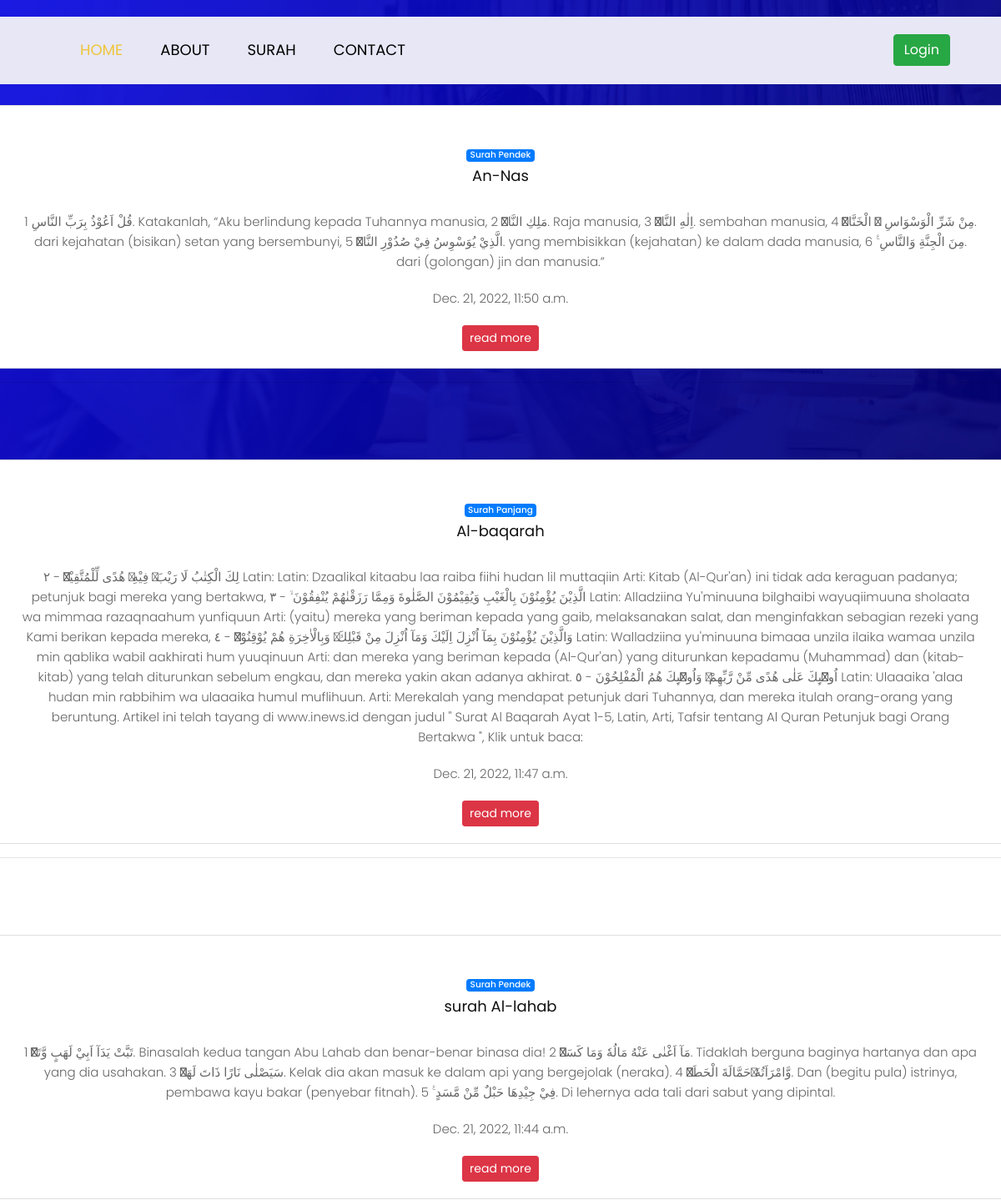
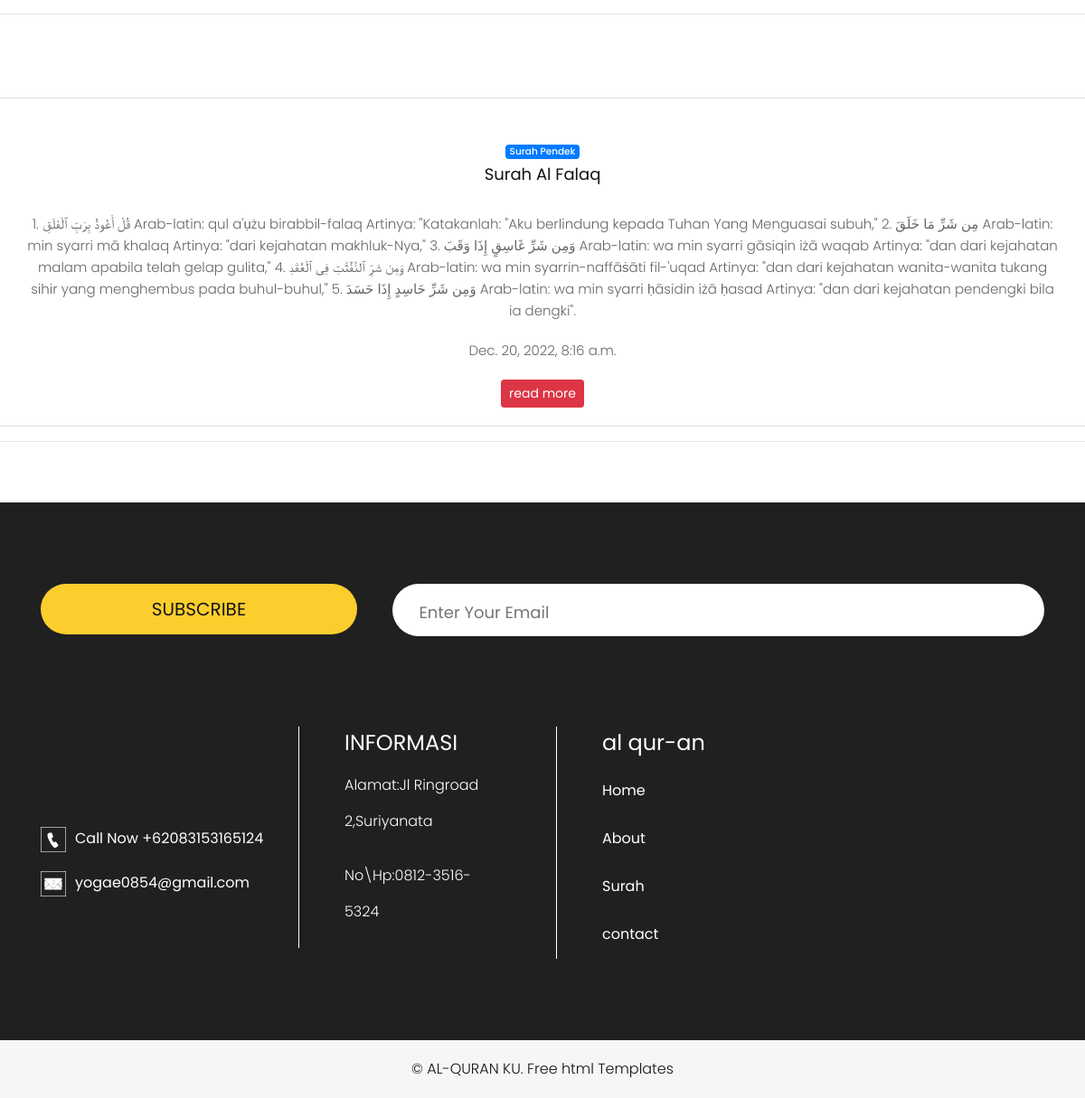
The app's page /pengajian with its own data (2 pictures, top to bottom).
### blog/models.py (models this page shows, shortened)
class Surah(models.Model):
    nama = models.CharField(max_length=100, blank=True, null=True)
    judul = models.CharField(max_length=100)
    body = models.TextField()
    kategory = models.ForeignKey(Kategori, on_delete=models.CASCADE)
    date = models.DateTimeField(auto_now_add=True)
    class Meta:
        ordering = ['-date']
        verbose_name_plural = "Surah"

class Kategori(models.Model):
    nama = models.CharField(max_length=20)
    def __str__(self):
        return self.nama
    class Meta:
        verbose_name_plural = "Kategori"

### alquranku/views.py (the view)
# urls.py: path('pengajian', pengajian, name='pengajian'),
def pengajian(request):
    template_name = 'front/pengajian.html'
    surah = Surah.objects.all()
    context = {
        'title':'halaman blog',
        'surah' :surah,
    }
    return render(request, template_name, context)

### templates/front/pengajian.html (shortened to what this page needs)
{% extends 'front/base.html' %}
{% load static %}
{% block content %}
    {% for s in surah %}
    <div class="article">
        <div class="row">
            <div class="card card-blog card-plain text-center">
                <div class="card-image">
                    </div>
                <div class="card-body">
                    <div class="card-category">
                        <span class="badge badge-primary main-tag">{{s.kategory}}</span>
                    </div>
                <a href="javascrip: void(0)l">
                    <h3 class="card-title">{{s.judul}}</h3>
                </a>
                <div class="card-description">
                    <p>{{s.body}}</p>
                </div>
                <div class="card-description">
                    <p>{{s.date }}</p>
                </div>
                <button class="btn btn-danger btn-round btn-sm">read more</button>
                </div>
            </div>
        </div>
    </div>
    <hr><br /><br />
{% endfor %}
{% endblock content %}

### templates/front/base.html (shortened to what this page needs)
{% load static %}
<!DOCTYPE html>
<html lang="en">
   <head>
      <link rel="stylesheet" type="text/css" href="https://cdnjs.cloudflare.com/ajax/libs/OwlCarousel2/2.0.0-beta.2.4/assets/owl.carousel.min.css" />
      <link rel="stylesheet" type="text/css" href="{% static 'front/css/bootstrap.min.css' %}">
      <link rel="stylesheet" type="text/css" href="{% static 'front/css/style.css' %}">
      <link rel="stylesheet" href="{% static 'front/css/responsive.css' %}">
      <link rel="stylesheet" href="css/jquery.mCustomScrollbar.min.css">
      <link rel="stylesheet" href="https://netdna.bootstrapcdn.com/font-awesome/4.0.3/css/font-awesome.css">
      <link rel="stylesheet" href="{% static 'front/css/owl.carousel.min.css' %}">
      <link rel="stylesheet" href="{% static 'front/css/owl.theme.default.min.css' %}">
      <link rel="stylesheet" href="https://cdnjs.cloudflare.com/ajax/libs/fancybox/2.1.5/jquery.fancybox.min.css" media="screen">
   </head>
   <body>
      <div class="header_section">
         <div class="header_bg">
            <div class="container">
               <nav class="navbar navbar-expand-lg navbar-light bg-light">
                  <div class="collapse navbar-collapse" id="navbarSupportedContent">
                     <ul class="navbar-nav mr-auto">
                        <li class="nav-item active">
                           <a class="nav-link" href="{% url 'index' %}">Home</a>
                        </li>
                        <li class="nav-item">
                           <a class="nav-link" href="{% url 'about' %}">About</a>
                        </li>
                        <li class="nav-item">
                           <a class="nav-link" href="{% url 'pengajian' %}">Surah</a>
                        </li>
                        <li class="nav-item">
                           <a class="nav-link" href="{% url 'contact' %}">contact</a>
                        </li>
                     </ul>
                     <div class="call_section">
                        <ul>
                           {% if request.user.is_anonymous %}
                        <a href="{% url 'login' %}"><button class="btn btn-success">Login</button></a>
                        {% else %}
                        <a href="{% url 'dashboard' %}"><button class="btn btn-danger">Dashboard</button></a>
                        {% endif %}
                        </ul>
                     </div>
                  </div>
               </nav>
            </div>
         </div>
         {% block content %}
         {% endblock content %}
      <div class="footer_section layout_padding">
         <div class="container">
            <div class="subscribe_bt"><a href="#">Subscribe</a></div>
            <input type="text" class="email_text" placeholder="Enter Your Email" name="Enter Your Email">
            <div class="footer_section_2">
               <div class="row">
                  <div class="col-lg-3 margin_top">
                     <div class="call_text"><a href="#"><img src="{% static 'front/images/call-icon1.png' %}"><span class="padding_left_15">Call Now +62083153165124</span></a></div>
                     <div class="call_text"><a href="#"><img src="{% static 'front/images/mail-icon1.png' %}"><span class="padding_left_15">yogae0854@gmail.com</span></a></div>
                  </div>
                  <div class="col-lg-3">
                     <div class="information_main">
                        <h4 class="information_text">INFORMASI</h4>
                        <p class="many_text">Alamat:Jl Ringroad 2,Suriyanata</p>
                        <p class="many_text">No\Hp:0812-3516-5324</p>
                     </div>
                  </div>
                  <div class="col-lg-3 col-md-6">
                     <div class="information_main">
                        <h4 class="information_text">al qur-an</h4>
                        <div class="footer_menu">
                           <ul>
                              <li><a href="index.html">Home</a></li>
                              <li><a href="about.html">About</a></li>
                              <li><a href="services.html">Surah</a></li>
                              <li><a href="blog.html">contact</a></li>
                           </ul>
                        </div>
                     </div>
                  </div>
                  </div>
               </div>
            </div>
         </div>
      </div>
      <div class="copyright_section">
         <div class="container">
            <p class="copyright_text">© AL-QURAN KU. <a href="https://html.design">Free html  Templates</a></p>
         </div>
      </div>
   </body>
</html>

### static/front/css/style.css (style rules this page uses)
* { box-sizing: border-box !important; transition: ease all 0.5s; }
html { scroll-behavior: smooth; }
body { color: #666666; font-size: 14px; font-family: 'Poppins', sans-serif; line-height: 1.80857; font-weight: normal; overflow-x: hidden; }
a { color: #1f1f1f; text-decoration: none !important; outline: none !important; -webkit-transition: all .3s ease-in-out; -moz-transition: all .3s ease-in-out; -ms-transition: all .3s ease-in-out; -o-transition: all .3s ease-in-out; transition: all .3s ease-in-out; }
h1, h2, h3, h4, h5, h6 { letter-spacing: 0; font-weight: normal; position: relative; padding: 0 0 10px 0; font-weight: normal; line-height: normal; color: #111111; margin: 0 }
h3 { font-size: 18px }
h4 { font-size: 16px }
*, *::after, *::before { -webkit-box-sizing: border-box; -moz-box-sizing: border-box; box-sizing: border-box; }
ul, li, ol { margin: 0px; padding: 0px; list-style: none; }
p { margin: 20px; font-weight: 300; font-size: 15px; line-height: 24px; }
a { color: #222222; text-decoration: none; outline: none !important; }
a, .btn { text-decoration: none !important; outline: none !important; -webkit-transition: all .3s ease-in-out; -moz-transition: all .3s ease-in-out; -ms-transition: all .3s ease-in-out; -o-transition: all .3s ease-in-out; transition: all .3s ease-in-out; }
img { max-width: 100%; height: auto; }
.badge { font-weight: 500; }
button { border: 0; margin: 0; padding: 0; cursor: pointer; }
.layout_padding { padding-top: 90px; padding-bottom: 0px; }
.header_section { width: 100%; float: left; background-image: url(../images/banner-bg.png); height: auto; background-size: 100%; background-repeat: no-repeat; padding-top: 20px; }
.header_bg { background-color: #e7e7f6; }
.bg-light { background-color: transparent !important; }
.navbar { padding: 1rem 1rem; }
.navbar-expand-lg .navbar-nav .nav-link { padding-right: 10px; padding-left: 35px; font-size: 18px; color: #000; text-transform: uppercase; }
.navbar-light .navbar-nav .active>.nav-link, .navbar-light .navbar-nav .nav-link.active, .navbar-light .navbar-nav .nav-link.show, .navbar-light .navbar-nav .show>.nav-link { color: #eec53d; }
.call_section { float: left; }
.call_section ul { margin: 0px; padding: 0px; }
.padding_left_15 { padding-left: 10px; }
.footer_section { width: 100%; float: left; background-color: #202020; height: auto; padding-bottom: 90px; }
.email_text { width: 65%; float: right; font-size: 18px; color: #363636; background-color: #ffffff !important; border: 0px; padding: 16px 20px 10px 30px; height: auto; border-radius: 40px; }
.subscribe_bt { width: 350px; float: left; }
.subscribe_bt a { width: 100%; float: left; font-size: 20px; color: #151515; text-align: center; background-color: #fcce2d; padding: 10px 0px; text-transform: uppercase; border-radius: 40px; }
.margin_top { margin-top: 90px; }
.call_text { width: 100%; float: left; font-size: 16px; color: #ffffff; padding-top: 20px; }
.call_text a { color: #ffffff; }
.footer_section_2 { width: 100%; float: left; margin-top: 100px; }
.footer_menu { width: 100%; float: left; }
.footer_menu ul { margin: 0px; padding: 0px; }
.footer_menu li { font-size: 16px; color: #ffffff; padding: 12px 0px; }
.footer_menu li a { color: #ffffff; }
.information_text { width: 100%; float: left; font-size: 24px; color: #fff; }
.many_text { width: 87%; float: left; font-size: 16px; color: #fff; margin-left: 0px; line-height: 40px; margin-top: 0px; }
.information_main { width: 100%; float: left; border-left: 1px solid #ffffff; padding-left: 50px; }
.copyright_section { width: 100%; float: left; background-color: #f7f6f6; height: auto; }
.copyright_text { width: 100%; float: left; font-size: 16px; margin-left: 0px; color: #131313; text-align: center; }
.copyright_text a { color: #131313; }

### records on screen
Surah: kategory "Surah Pendek", judul "An-Nas", body "قُلْ اَعُوْذُ بِرَبِّ النَّاسِ 1. Katakanlah, “Aku berlindung kepada Tuhannya manusia, مَلِكِ النَّاسِۙ 2. Raja manusia, اِلٰهِ النَّاسِۙ 3. sembahan manusia, مِنْ شَرِّ الْوَسْوَاسِ ەۙ الْخَنَّاسِۖ 4. dari kejahatan (bisikan) setan yang bersembunyi, الَّذِيْ يُوَسْوِسُ فِيْ صُدُوْرِ النَّاسِۙ 5. yang membisikkan (kejahatan) ke dalam dada manusia, مِنَ الْجِنَّةِ وَالنَّاسِ ࣖ 6. dari (golongan) jin dan manusia.”", date "Dec. 21, 2022, 11:50 a.m."
Surah: kategory "Surah Panjang", judul "Al-baqarah", body "لِكَ الْكِتٰبُ لَا رَيْبَ ۛ فِيْهِ ۛ هُدًى لِّلْمُتَّقِيْنَۙ - ٢ Latin: Latin: Dzaalikal kitaabu laa raiba fiihi hudan lil muttaqiin Arti: Kitab (Al-Qur'an) ini tidak ada keraguan padanya; petunjuk bagi mereka yang bertakwa, الَّذِيْنَ يُؤْمِنُوْنَ بِالْغَيْبِ وَيُقِيْمُوْنَ الصَّلٰوةَ وَمِمَّا رَزَقْنٰهُمْ يُنْفِقُوْنَ ۙ - ٣ Latin: Alladziina Yu'minuuna bilghaibi wayuqiimuuna sholaata wa mimmaa razaqnaahum yunfiquun Arti: (yaitu) mereka yang beriman kepada yang gaib, melaksanakan salat, dan menginfakkan sebagian rezeki yang Kami berikan kepada mereka, وَالَّذِيْنَ يُؤْمِنُوْنَ بِمَآ اُنْزِلَ اِلَيْكَ وَمَآ اُنْزِلَ مِنْ قَبْلِكَ ۚ وَبِالْاٰخِرَةِ هُمْ يُوْقِنُوْنَۗ - ٤ Latin: Walladziina…", date "Dec. 21, 2022, 11:47 a.m."
Surah: kategory "Surah Pendek", judul "surah Al-lahab", body "تَبَّتْ يَدَآ اَبِيْ لَهَبٍ وَّتَبَّۗ 1. Binasalah kedua tangan Abu Lahab dan benar-benar binasa dia! مَآ اَغْنٰى عَنْهُ مَالُهٗ وَمَا كَسَبَۗ 2. Tidaklah berguna baginya hartanya dan apa yang dia usahakan. سَيَصْلٰى نَارًا ذَاتَ لَهَبٍۙ 3. Kelak dia akan masuk ke dalam api yang bergejolak (neraka). وَّامْرَاَتُهٗ ۗحَمَّالَةَ الْحَطَبِۚ 4. Dan (begitu pula) istrinya, pembawa kayu bakar (penyebar fitnah). فِيْ جِيْدِهَا حَبْلٌ مِّنْ مَّسَدٍ ࣖ 5. Di lehernya ada tali dari sabut yang dipintal.", date "Dec. 21, 2022, 11:44 a.m."
Surah: kategory "Surah Pendek", judul "Surah Al Falaq", body "1. قُلْ أَعُوذُ بِرَبِّ ٱلْفَلَقِ Arab-latin: qul a'ụżu birabbil-falaq Artinya: \"Katakanlah: \"Aku berlindung kepada Tuhan Yang Menguasai subuh,\" 2. مِن شَرِّ مَا خَلَقَ Arab-latin: min syarri mā khalaq Artinya: \"dari kejahatan makhluk-Nya,\" 3. وَمِن شَرِّ غَاسِقٍ إِذَا وَقَبَ Arab-latin: wa min syarri gāsiqin iżā waqab Artinya: \"dan dari kejahatan malam apabila telah gelap gulita,\" 4. وَمِن شَرِّ ٱلنَّفَّٰثَٰتِ فِى ٱلْعُقَدِ Arab-latin: wa min syarrin-naffāṡāti fil-'uqad Artinya: \"dan dari kejahatan wanita-wanita tukang sihir yang menghembus pada buhul-buhul,\" 5. وَمِن شَرِّ حَاسِدٍ إِذَا حَسَدَ Arab-latin: wa min syarri ḥāsidin iżā ḥasad Artinya: \"dan dari kejahatan pendengki bila ia…", date "Dec. 20, 2022, 8:16 a.m."
